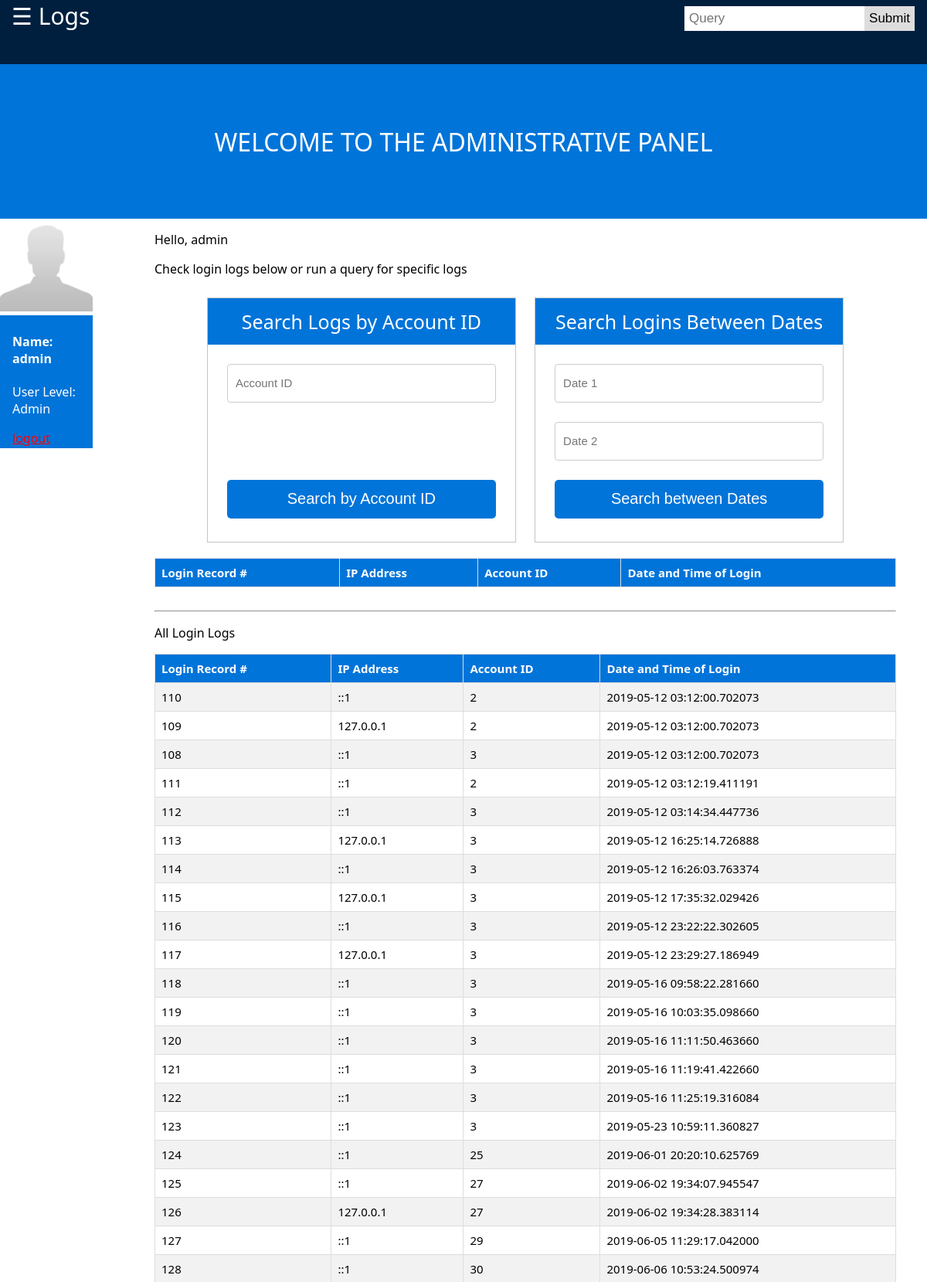
Page /Admin/logs.php (signed in) on the committed database.
### tables this page shows
CREATE TABLE IF NOT EXISTS `tbluserloginlog` (
  `userLoginLogID` int(12) NOT NULL AUTO_INCREMENT,
  `logIP` varchar(20) NOT NULL,
  `id` int(12) NOT NULL,
  `time` timestamp(6) NULL DEFAULT CURRENT_TIMESTAMP(6),
  PRIMARY KEY (`userLoginLogID`),
  KEY `id` (`id`),
  KEY `id_2` (`id`)
);

### html/Admin/logs.php (the view, shortened to what this page needs)
<?php
include('../functions.php');
?>
<!doctype html>
<html>
<head>
<link rel="stylesheet" type="text/css" href="../../css/css.css">
<link rel="stylesheet" type="text/css" href="../../css/admin.css">
</head>
<body>
<div class="topnav">
			<span class="btnSideBarOpen" style="font-size:30px;cursor:pointer" onclick="openNav()">&#9776; Logs</span>
  	<div class="search-container">
    	<form action="/query_page.php">
      		<input type="text" placeholder="Query" name="search">
      		<button type="submit">Submit</button>
    	</form>
  	</div>
</div>
<div class="container">
	<h1 class="pageheading">WELCOME TO THE ADMINISTRATIVE PANEL</h1>
</div>
 <div class="admincard">
  <img src="../../images/avatar.jpg" alt="avi" style="width:100%">
  <div class="admincontainer">
    <?php  if (isset($_SESSION['user'])) : ?>
    <h4><b>Name: <?php echo $_SESSION['user']['username']; ?></b></h4>
    <p>User Level: <?php echo ucfirst($_SESSION['user']['user_type']); ?></p>
    <a href="home.php?logout='1'" style="color: red;" class="button">logout</a>
    <?php endif ?>
  </div>
</div>
<div class="admininfo">
<p>Hello, <?php echo $_SESSION['user']['username']; ?></p>
<p>Check login logs below or run a query for specific logs</p>
<div class="multiformcontainer">
<form method="post" action="">
<div class="search-container multiformblock formcontainer">
<h1 class="formcontainerheading">Search Logs by Account ID</h1>
<div class="search-container">
      		<input type="text" placeholder="Account ID" name="search" class="formcontainerinput">
</div>
<input type="submit" name="accidquery" id="accidquery" value="Search by Account ID" class="formcontainerbutton">
</div>
<div class="search-container multiformblock formcontainer">
<h1 class="formcontainerheading">Search Logins Between Dates</h1>
<div class="search-container">
      		<input type="text" placeholder="Date 1" name="date1" class="formcontainerinput">
      		<input type="text" placeholder="Date 2" name="date2" class="formcontainerinput">
</div>
<input type="submit" name="accdatequery" id="accdatequery" value="Search between Dates" class="formcontainerbutton">
</div>
</form>
</div>
<table>
 <tr>
  <th>Login Record #</th>
  <th>IP Address</th>
  <th>Account ID</th>
  <th>Date and Time of Login</th>
 </tr>
</table>
<br>
<hr>
<p>All Login Logs</p>
<table>
 <tr>
  <th>Login Record #</th>
  <th>IP Address</th>
  <th>Account ID</th>
  <th>Date and Time of Login</th>
 </tr>
 <?php
  $query = "SELECT userloginlogid, logip, id, time FROM tbluserloginlog";
  $result = mysqli_query($db, $query);
  if ($result->num_rows > 0) {
  while($row = $result->fetch_assoc()) {
    echo "</td><td>" . $row["userloginlogid"] . "</td><td>" . $row["logip"]. "</td><td>" . $row["id"]. "</td><td>" . $row["time"]. "</td></tr>";
}
echo "</table>";
}
?>
</div>
</body>
</html>

### css/css.css (style rules this page uses)
* { box-sizing: border-box; }
html, body { height: 100%; width: 100%; }
body { margin: 0; display: table-cell; vertical-align: center; background-color: white; background-repeat: no-repeat; background-position: center; background-attachment: fixed; font-family: segoe ui; }
.container { margin: 0; vertical-align: center; top: 5%; position: absolute; width: 100%; height: 200px; background-color: #0074D9; align-items: center; }
.container .pageheading { font-weight:normal; position: absolute; color: white; margin:auto; vertical-align:middle; text-align: center; top: 50%; left: 50%; margin-right: -50%; transform: translate(-50%, -50%) }
.btnSideBarOpen { font-family: segoe ui; color: white; margin-left: 15px; margin-top: 15px; }
.topnav { position: absolute; width: 100%; height: 5%; overflow: hidden; background-color: #001f3f; }
.topnav .search-container { float: right; }
.topnav input[type=text] { padding: 6px; margin-top: 8px; font-size: 17px; border: none; }
.topnav .search-container button { float: right; padding: 6px; margin-top: 8px; margin-right: 16px; background: #ddd; font-size: 17px; border: none; cursor: pointer; }
.formcontainer { margin: 20px auto; width: 400px; align: center; padding-top: 40%; padding: 30px 25px; background: white; border: 1px solid #c4c4c4; }
.formcontainerheading { margin: -30px -25px 25px; padding: 15px 25px; line-height: 30px; font-size: 25px; font-weight: 300; color: white; text-align:center; background: #0074D9; }
.formcontainerinput { width: 100%; height: 50px; margin-bottom: 25px; padding-left:10px; font-size: 15px; background: #fff; border: 1px solid #ccc; border-radius: 4px; }
.formcontainerbutton { width: 100%; height: 50px; padding: 0; font-size: 20px; color: white; text-align: center; background: #0074D9; border: 0; border-radius: 5px; cursor: pointer; outline:0; }
.multiformcontainer { width: 100%; margin: 10px auto; position: relative; text-align:center; }
.multiformblock { display:inline-block; margin: 10px; }

### css/admin.css (style rules this page uses)
.admincard { margin: 0; vertical-align: left; top: calc(5% + 200px); position: absolute; width: 10%; height: 10%; }
.admininfo { margin: 0; vertical-align: left; top: calc(5% + 200px); left: 200px; position: absolute; width: 80%; }
.admincontainer { padding: 2px 16px; background-color: #0074D9; color: white; }
table { border-collapse: collapse; width: 100%; color: black; font-size: 15px; text-align: left; }
td, th { border: 1px solid #ddd; padding: 8px; }
th { background-color: #0074D9; color: white; padding-top: 12px; padding-bottom: 12px; border: 1px solid #ddd; padding: 8px; }

### rows in the picture
tbluserloginlog: userLoginLogID "110", logIP "::1", id "2", time "2019-05-12 03:12:00.702073"
tbluserloginlog: userLoginLogID "109", logIP "127.0.0.1", id "2", time "2019-05-12 03:12:00.702073"
tbluserloginlog: userLoginLogID "108", logIP "::1", id "3", time "2019-05-12 03:12:00.702073"
tbluserloginlog: userLoginLogID "111", logIP "::1", id "2", time "2019-05-12 03:12:19.411191"
tbluserloginlog: userLoginLogID "112", logIP "::1", id "3", time "2019-05-12 03:14:34.447736"
tbluserloginlog: userLoginLogID "113", logIP "127.0.0.1", id "3", time "2019-05-12 16:25:14.726888"
tbluserloginlog: userLoginLogID "114", logIP "::1", id "3", time "2019-05-12 16:26:03.763374"
tbluserloginlog: userLoginLogID "115", logIP "127.0.0.1", id "3", time "2019-05-12 17:35:32.029426"
tbluserloginlog: userLoginLogID "116", logIP "::1", id "3", time "2019-05-12 23:22:22.302605"
tbluserloginlog: userLoginLogID "117", logIP "127.0.0.1", id "3", time "2019-05-12 23:29:27.186949"
tbluserloginlog: userLoginLogID "118", logIP "::1", id "3", time "2019-05-16 09:58:22.281660"
tbluserloginlog: userLoginLogID "119", logIP "::1", id "3", time "2019-05-16 10:03:35.098660"
tbluserloginlog: userLoginLogID "120", logIP "::1", id "3", time "2019-05-16 11:11:50.463660"
tbluserloginlog: userLoginLogID "121", logIP "::1", id "3", time "2019-05-16 11:19:41.422660"
tbluserloginlog: userLoginLogID "122", logIP "::1", id "3", time "2019-05-16 11:25:19.316084"
tbluserloginlog: userLoginLogID "123", logIP "::1", id "3", time "2019-05-23 10:59:11.360827"
tbluserloginlog: userLoginLogID "124", logIP "::1", id "25", time "2019-06-01 20:20:10.625769"
tbluserloginlog: userLoginLogID "125", logIP "::1", id "27", time "2019-06-02 19:34:07.945547"
tbluserloginlog: userLoginLogID "126", logIP "127.0.0.1", id "27", time "2019-06-02 19:34:28.383114"
tbluserloginlog: userLoginLogID "127", logIP "::1", id "29", time "2019-06-05 11:29:17.042000"
tbluserloginlog: userLoginLogID "128", logIP "::1", id "30", time "2019-06-06 10:53:24.500974"

### other values in the picture
$_SESSION['user']['username'] "admin"
$_SESSION['user']['user_type'] "Admin"
